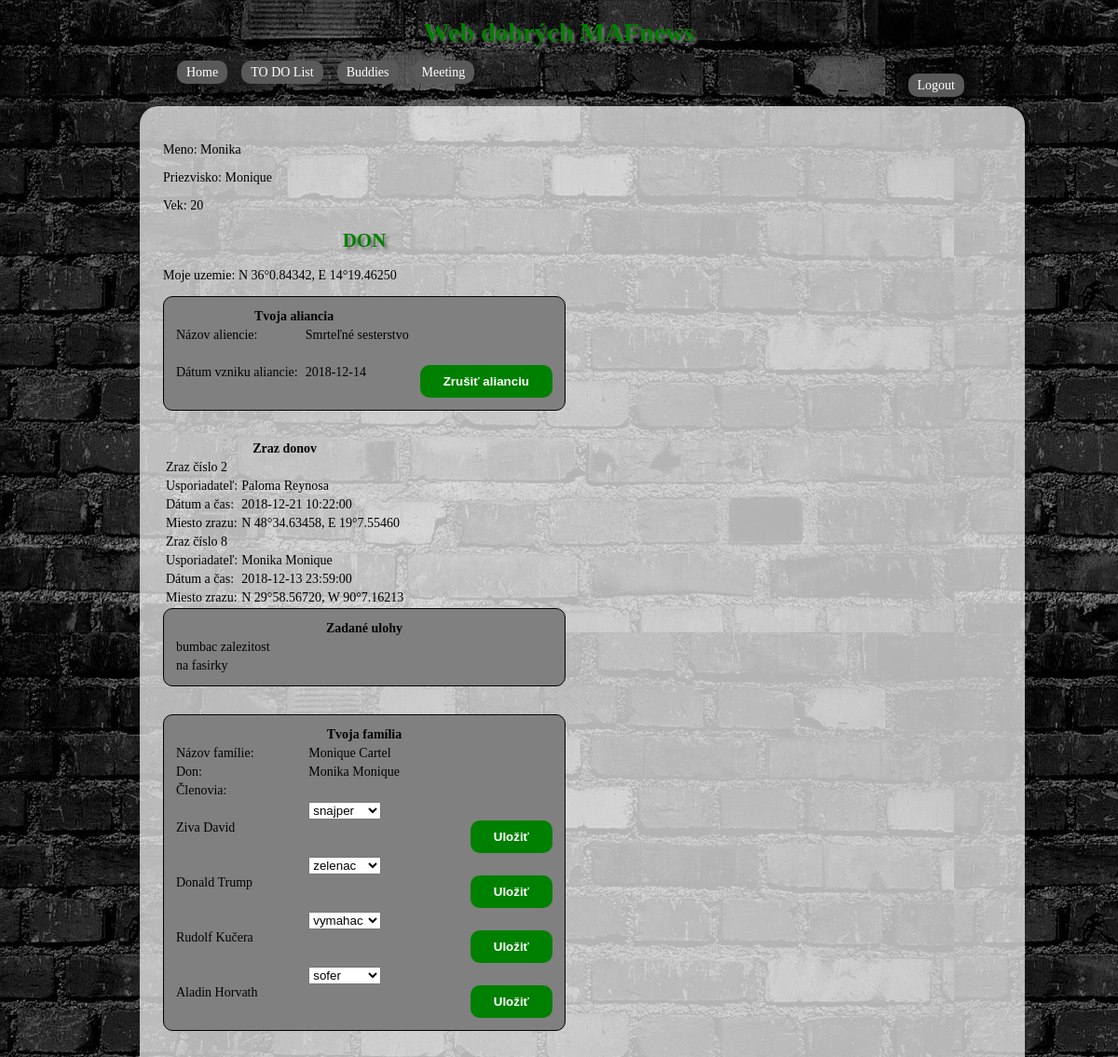
The page /home (signed in) on the database its author committed.
### tables this page shows
CREATE TABLE `aliancia` (
  `id_aliancie` int(11) NOT NULL,
  `nazov_aliancie` varchar(255) NOT NULL,
  `datum_vzniku` date NOT NULL
);

CREATE TABLE `osoba` (
  `rodne_cislo` varchar(10) NOT NULL,
  `heslo` varchar(25) NOT NULL,
  `meno` varchar(255) NOT NULL,
  `priezvisko` varchar(255) NOT NULL,
  `vek` int(11) NOT NULL,
  `typ` int(11) NOT NULL
);

CREATE TABLE `uloha` (
  `specificke_meno` varchar(255) NOT NULL,
  `popis_cinnosti` varchar(255) NOT NULL,
  `vykonavatel` varchar(255) NOT NULL,
  `zadavatel_don` varchar(255) DEFAULT NULL,
  `zadavatel_aliancia` int(11) DEFAULT NULL,
  `gps_miesta` varchar(28) NOT NULL,
  `cas_zaciatku` timestamp NULL DEFAULT NULL ON UPDATE CURRENT_TIMESTAMP,
  `cas_konca` timestamp NULL DEFAULT NULL,
  `uspesnost` varchar(255) NOT NULL,
  `komentar` varchar(255) DEFAULT NULL
);

CREATE TABLE `clen` (
  `rodne_cislo` varchar(255) NOT NULL,
  `familia` varchar(255) NOT NULL,
  `hodnost` varchar(255) NOT NULL,
  `pokrvna_vazba` varchar(3) NOT NULL
);

### index.php (called while the page is built, shortened)
<?php
$smerovac = new SmerovacKontroler();
$smerovac->zpracuj(array($_SERVER['REQUEST_URI']));
$smerovac->vypisPohled();

### modely/Db.php (called while the page is built, shortened)
<?php
class Db {
    private static $spojeni;
    private static $nastaveni = array(
		PDO::ATTR_ERRMODE => PDO::ERRMODE_EXCEPTION,
		PDO::MYSQL_ATTR_INIT_COMMAND => "SET NAMES utf8",
		PDO::ATTR_EMULATE_PREPARES => false,
	);
    public static function pripoj($host, $uzivatel, $heslo, $databaze) {
		if (!isset(self::$spojeni)) {
			self::$spojeni = @new PDO(
				"mysql:host=$host;dbname=$databaze",
				$uzivatel,
				$heslo,
				self::$nastaveni
			);
		}
	}
    public static function dotazJeden($dotaz, $parametry = array()) {
		$navrat = self::$spojeni->prepare($dotaz);
		$navrat->execute($parametry);
		return $navrat->fetch();
	}
    public static function dotazVsechny($dotaz, $parametry = array()) {
		$navrat = self::$spojeni->prepare($dotaz);
		$navrat->execute($parametry);
		return $navrat->fetchAll();
	}
}

### modely/Aliancia.php (called while the page is built, shortened)
<?php
class Aliancia {
	private $id_aliancie;
	private $nazov_aliancie;
	private $datum_vzniku;
	function __construct ($id_aliancie) {
		$data = Db::dotazJeden("SELECT * FROM Aliancia WHERE id_aliancie = ?", [$id_aliancie]);
		if($data != NULL) {
			$this->id_aliancie = $data["id_aliancie"];
			$this->nazov_aliancie = $data["nazov_aliancie"];
			$this->datum_vzniku = $data["datum_vzniku"];
		}
	}
	public function getIdAliancie() {
		return $this->id_aliancie;
	}
	public function getNazovAliancie() {
		return $this->nazov_aliancie;
	}
	public function getDatumVzniku() {
		return $this->datum_vzniku;
	}
}

### kontrolery/HomeKontroler.php (called while the page is built, shortened)
<?php
class HomeKontroler extends Kontroler {
	public function zpracuj($parametry) {
		$this->data["aliancia"] = "";
		if (isset($_SESSION["rodne_cislo"])) {
			if ($_SESSION["typ"] != 0) {
				$don = new Don($_SESSION["rodne_cislo"]);
				$idcka_zrazov = Don::getIdZraz();
				foreach ($idcka_zrazov as $zvolalZraz) {
					$this->data["zraz_donov"] = new Zraz($zvolalZraz);
					$this->data["usporiadatel"][] = Osoba::getOsoba($this->data["zraz_donov"]->getUsporiadatel());
				}
				$this->data["aliancia"] = new Aliancia($don->getAliancia());
				$idcko_aliancie = $this->data["aliancia"]->getIdAliancie();
				$this->data["nazovFamilie"] = $don->getNazovFamilie();
				$this->data["ulohy"] = Uloha::getDonUlohy($_SESSION["rodne_cislo"], $idcko_aliancie);
			} else {
				$clen = new Clen($_SESSION["rodne_cislo"]);
				$this->data["info_hodnost"] = $clen->getHodnost();
				$this->data["info_pokr_vazba"] = $clen->getPokrvnaVazba();
				$this->data["nazovFamilie"] = $clen->getFamilia();
				$this->data["ulohy"] = Uloha::getClenUlohy($_SESSION["rodne_cislo"]);
			}
			$this->data["sefFamilie"] = Don::getSefFamilie($this->data["nazovFamilie"]);
			$this->data["zoznamClenov"] = Clen::getZoznamClenov($this->data["nazovFamilie"]);
		}
	}
}

### kontrolery/SmerovacKontroler.php (called while the page is built, shortened)
<?php
class SmerovacKontroler extends Kontroler
{
	protected $kontroler;
	private function pomlckyDoVelbloudiNotace($text)
	{
		$veta = str_replace('-', ' ', $text);
		$veta = ucwords($veta);
		$veta = str_replace(' ', '', $veta);
		return $veta;
	}
	private function parsujURL($url)
	{
        $naparsovanaURL = parse_url($url);
		$naparsovanaURL["path"] = ltrim($naparsovanaURL["path"], "/");
		$naparsovanaURL["path"] = trim($naparsovanaURL["path"]);
		$rozdelenaCesta = explode("/", $naparsovanaURL["path"]);
		return $rozdelenaCesta;
	}
    public function zpracuj($parametry)
    {
		$naparsovanaURL = $this->parsujURL($parametry[0]);
		$tridaKontroleru = $this->pomlckyDoVelbloudiNotace(array_shift($naparsovanaURL)) . 'Kontroler';
		if (file_exists('kontrolery/' . $tridaKontroleru . '.php'))
			$this->kontroler = new $tridaKontroleru;
		else
			$this->presmeruj('chyba');
        $this->kontroler->zpracuj($naparsovanaURL);
    }
}

### modely/Don.php (called while the page is built, shortened)
<?php
class Don {
	function __construct ($rodne_cislo) {
		$data = Db::dotazJeden("SELECT * FROM Don WHERE rodne_cislo = ?", [$rodne_cislo]);
	}
	public static function getIdZraz(){
		return Db::dotazVsechny("SELECT zvolal_zraz FROM Don WHERE zvolal_zraz IS NOT NULL");
	}
	public static function getSefFamilie($familia) {
		return Db::dotazJeden("SELECT O.meno, O.priezvisko FROM Don D JOIN Osoba O ON D.rodne_cislo = O.rodne_cislo WHERE D.nazov_familie = ? ", [$familia]);
	}
}

### modely/Osoba.php (called while the page is built, shortened)
<?php
class Osoba {
	public static function getOsoba($hladana_osoba){
		if ($hladana_osoba != "admin") {
			if (is_numeric($hladana_osoba)) {
				$osoby = Db::dotazVsechny("SELECT rodne_cislo, meno, priezvisko, vek, typ FROM Osoba WHERE rodne_cislo = ?", [$hladana_osoba]);
			} else {
				$osoby = Db::dotazVsechny("SELECT rodne_cislo, meno, priezvisko, vek, typ FROM Osoba WHERE (meno = ? || priezvisko = ?)", [$hladana_osoba, $hladana_osoba]);
			}
		} else
			$osoby = NULL;
		return $osoby;
	}
}

### modely/Zraz.php (called while the page is built, shortened)
<?php
class Zraz {
	function __construct ($id_zrazu) {
		$data = Db::dotazJeden("SELECT * FROM Zraz_donov WHERE id_zrazu = ?", [$id_zrazu["zvolal_zraz"]]);
	}
}

### modely/Uloha.php (called while the page is built, shortened)
<?php
class Uloha {
	public static function getDonUlohy($don, $aliancia) {
		$data = [];
		if ($don != NULL) {
			$data = Db::dotazVsechny("SELECT * FROM Uloha WHERE zadavatel_don = ?", [$don]);
		}
		if ($aliancia != NULL) {
			$data = array_merge($data, Db::dotazVsechny("SELECT * FROM Uloha WHERE zadavatel_aliancia = ?", [$aliancia]));
		}
		return $data;
	}
}

### modely/Clen.php (called while the page is built, shortened)
<?php
class Clen {
	public static function getZoznamClenov($familia) {
		return Db::dotazVsechny("SELECT C.rodne_cislo, meno, priezvisko, hodnost FROM Clen C JOIN Osoba O ON C.rodne_cislo = O.rodne_cislo WHERE C.familia = ?", [$familia]);
	}
}

### pohledy/menu.phtml (the view, shortened to what this page needs)
<div id="left">
	<p>Meno: <?= $info_meno; ?></p>
	<p>Priezvisko: <?= $info_priezvisko; ?></p>
	<p>Vek: <?= $info_vek; ?></p>
	<?php if($_SESSION["typ"] != 0) : ?>
		<h1>DON</h1>
		<p>Moje uzemie: <?= $info_uzemie; ?></p>
		<div id="aliancia">
			<table>
				<tr><th colspan="2">Tvoja aliancia</th></tr>
				<?php if ($aliancia->getIdAliancie() != NULL) : ?>
					<tr><td>Názov aliencie:</td><td><?= $aliancia->getNazovAliancie(); ?></td></tr>
					<tr>
						<td>Dátum vzniku aliancie:</td><td><?= $aliancia->getDatumVzniku(); ?></td>
						<form method="POST" action="home/zrusena_aliancia" id="del_aliancia">
							<td><input type="submit" value="Zrušiť alianciu"></td>
						</form>
					</tr>
				<?php endif; ?>
			</table>
		</div>
		<div id="zraz_donov">
			<table>
				<tr><th colspan="2">Zraz donov</th></tr>
				<?php if ($zraz_donov != NULL) : ?>
					<?php for ($i=1; $i < $pocet_zrazov; $i++) : ?>
						<tr><td>Zraz číslo <?= $info_id[$i]; ?></td></tr>
						<?php foreach($usporiadatel[$i] as $pohostitel) : ?>
							<tr><td>Usporiadateľ:</td><td><?= $pohostitel["meno"] . " " . $pohostitel["priezvisko"]; ?></td></tr>
						<?php endforeach; ?>
						<tr><td>Dátum a čas:</td><td><?= $info_datumcas[$i]; ?></td></tr>
						<tr><td>Miesto zrazu:</td><td><?= $info_miesta[$i]; ?></td></tr>
					<?php endfor; ?>
				<?php else : ?>
					<tr><td>Žiadny zraz nie je naplanovaný.</td></tr>
				<?php endif; ?>
			</table>
		</div>
	<?php else : ?>
		<h1>ČLEN</h1>
		<p>Hodnosť: <?= $info_hodnost; ?></p>
		<p>Pokrvná väzba s donom: <?= $info_pokr_vazba; ?></p>
	<?php endif; ?>
	<div id="vypis_ulohy">
		<table>
			<tr><th colspan="2">Zadané ulohy</th></tr>
			<?php foreach($ulohy as $uloha) : ?>
				<tr><td><?= $uloha["specificke_meno"] ?></td></tr>
			<?php endforeach; ?>
		</table>
	</div>
	<div id="familia">
		<table>
			<tr><th colspan="2">Tvoja família</th></tr>
			<tr><td>Názov famílie: </td><td><?= $nazovFamilie ?></td></tr>
			<tr><td>Don: </td><td><?= $sefFamilie["meno"] . " " . $sefFamilie["priezvisko"] ?></td></tr>
			<?php if($_SESSION["typ"] != 0) : ?>
				<tr><td colspan="2">Členovia: </td></tr>
					<?php foreach($zoznamClenov as $clen) : ?>
						<tr>
							<td><?= $clen["meno"] . " " . $clen["priezvisko"]?></td>
							<td>
								<form method="POST">
									<select name="hodnost">
										<option value="<?= $clen["hodnost"] ?>" selected><?= $clen["hodnost"] ?></option>
									</select>
									<input type="submit" value="Uložiť">
								</form>
							</td>
						</tr>
					<?php endforeach; ?>
			<?php endif; ?>
		</table>
	</div>
</div>

### style.css (style rules this page uses)
body { font-family: verdana; font-size: 14px; width: 900px; margin: 0 auto; background-image: url("images/background.jpg"); background-attachment: fixed; }
h1 { text-align: center; color: green; text-shadow: 3px 3px 3px #737373; }
input[type="submit"] { float: right; background: green; color: white; padding: 5px 10px; border-radius: 10px; border: 0px; }
input[type="submit"] { padding: 10px 25px; display: block; margin: 0 auto; margin-top: 20px; font-weight: bold; }
#familia table, #aliancia table , #vypis_ulohy table { border: 1px solid #000000; border-radius: 10px; padding: 10px; background-color: grey; width: 100%; margin-bottom: 30px; }
#left { width: 48%; }

### rows shown on the page
aliancia: nazov_aliancie "Smrteľné sesterstvo", datum_vzniku "2018-12-14"
osoba: meno "Paloma", priezvisko "Reynosa"
osoba: meno "Monika", priezvisko "Monique"
uloha: specificke_meno "bumbac zalezitost"
uloha: specificke_meno "na fasirky"
clen: rodne_cislo.meno "Ziva", rodne_cislo.priezvisko "David", hodnost "snajper"
clen: rodne_cislo.meno "Donald", rodne_cislo.priezvisko "Trump", hodnost "zelenac"
clen: rodne_cislo.meno "Rudolf", rodne_cislo.priezvisko "Kučera", hodnost "vymahac"
clen: rodne_cislo.meno "Aladin", rodne_cislo.priezvisko "Horvath", hodnost "sofer"

### other values the page prints
$info_meno "Monika"
$info_priezvisko "Monique"
$info_vek "20"
$info_uzemie "N 36°0.84342, E 14°19.46250"
$info_id[$i] "2"
$info_datumcas[$i] "2018-12-21 10:22:00"
$info_miesta[$i] "N 48°34.63458, E 19°7.55460"
$info_id[$i] "8"
$info_datumcas[$i] "2018-12-13 23:59:00"
$info_miesta[$i] "N 29°58.56720, W 90°7.16213"
$nazovFamilie "Monique Cartel"
